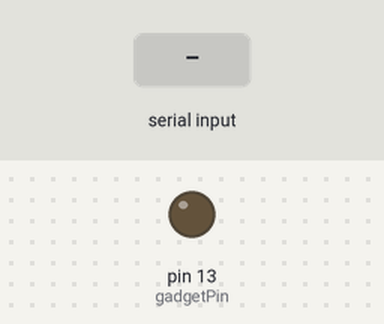
This sketch was run on a simulated Arduino Uno, built with avr-gcc and run on an emulated ATmega328P. Parts: output pins drawn as LEDs (lit = HIGH). The inputs (shaded band) are chosen by the test bench. What the sketch prints to the serial monitor is not drawn.

Above: at 5.2 s.
5.3 s: "TURN ON" received over Serial
At 6.9 s:
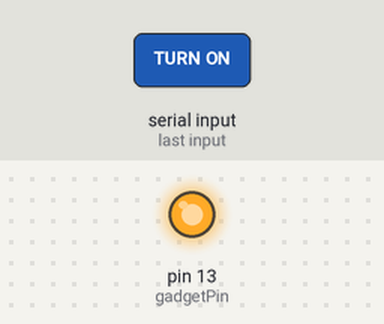
7.8 s: "TURN OFF" received over Serial
At 9.9 s:
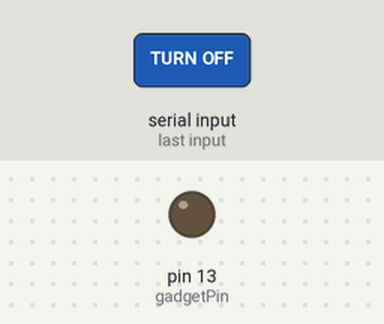
Timing chart, 0 to 11.4 s (numbered marks = the images above; inputs shaded):
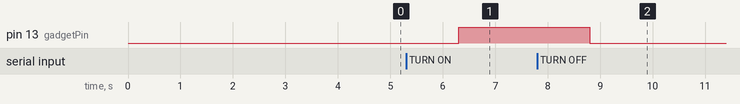

The sketch:

Wi_Fi_String_Control.ino
```cpp
/*Written By: Er. Dapinder Singh Virk
  Email ID: brillosolutions@gmail.com
  Version: 1.0.0
  Date: August 30, 2018
  Wi-Fi: ESP8266
  IP: 192.168.4.1
  PORT: 1883
  Outputs: Turn ON or OFF gadget */

int gadgetPin = 13;
void setup()
{
  pinMode(gadgetPin, OUTPUT);                   // Setting gadget pin (13) as an output.
  Serial.begin(115200);                         // Initializing MCU's serial port speed to talk with Wi-Fi module.
  Serial.println("AT+CWMODE=2\r\n");            // Making Wi-Fi module as access point.
  delay(2000);                                  // Wait for 2 seconds.
  Serial.println("AT+CIPMUX=1\r\n");            // Making Wi-Fi module as multiplexer.
  delay(2000);                                  // Wait for 2 seconds.
  Serial.println("AT+CIPSERVER=1,1883\r\n");    // Making Wi-Fi module as TCP server on IP: 192.168.4.1, PORT: 1883
}

void loop()
{
  while (Serial.available() > 0)                // Waiting for incoming of any string from client over Wi-Fi network.
  {
    String fromNetwork;
    fromNetwork = Serial.readString();
    fromNetwork.toUpperCase();
    if(fromNetwork.indexOf("TURN ON") > -1)
      digitalWrite(gadgetPin, HIGH);
    else if(fromNetwork.indexOf("TURN OFF") > -1)
      digitalWrite(gadgetPin, LOW);
  }
}
```

Measured:
- after the input at 5.3 s, pin 13 (gadgetPin): LOW → HIGH after 1.0 s
- after the input at 7.8 s, pin 13 (gadgetPin): HIGH → LOW after 1.0 s
